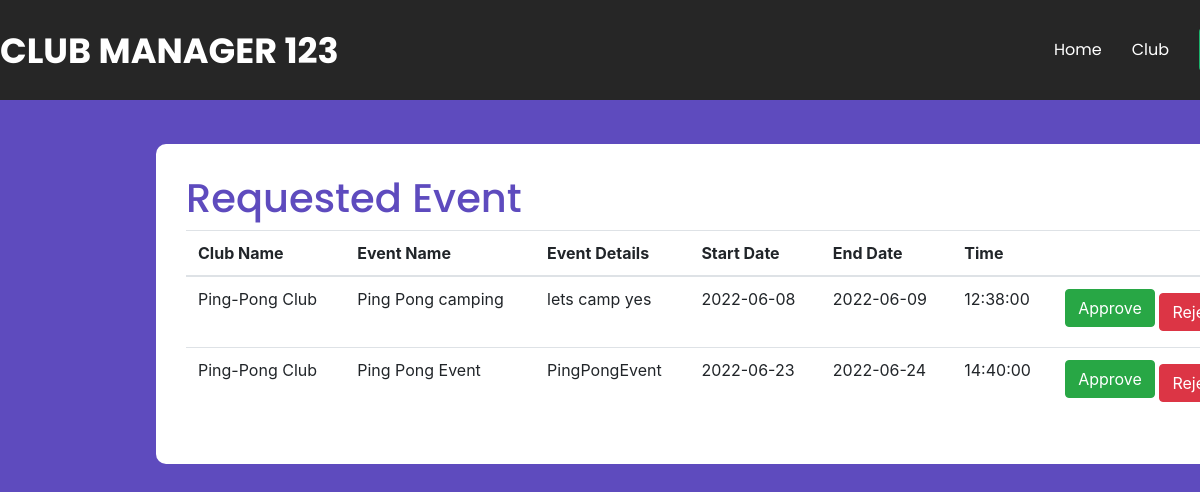
/php/adminEvent.php, run on the app's committed database.
### tables this page shows
CREATE TABLE IF NOT EXISTS `events` (
  `event_ID` int NOT NULL AUTO_INCREMENT,
  `club_ID` int NOT NULL,
  `club_name` varchar(20) NOT NULL,
  `event_name` varchar(255) NOT NULL,
  `event_details` varchar(255) NOT NULL,
  `start_date` date NOT NULL,
  `end_date` date NOT NULL,
  `time` time NOT NULL,
  `approval` tinyint(1) DEFAULT NULL,
  PRIMARY KEY (`event_ID`),
  KEY `club_ID` (`club_ID`),
  KEY `club_name` (`club_name`)
);

### php/adminEvent.php (the view, shortened to what this page needs)
<?php
include '../template/adminNavbar.php';
$sql = "SELECT * FROM events WHERE approval =0";
$result = mysqli_query($_SESSION["conn"], $sql);
?>
<!DOCTYPE html>
<html lang="en">
<head>
  <link rel="stylesheet" href="https://cdn.jsdelivr.net/npm/bootstrap@4.6.1/dist/css/bootstrap.min.css">
</head>
<body>
<div class="container">
  <h2>Requested Event</h2>
  <table class="table">
    <thead>
      <tr>
        <th>Club Name</th>
        <th>Event Name</th>
        <th>Event Details</th>
        <th>Start Date</th>
        <th>End Date</th>
        <th>Time</th>
        <th></th>
      </tr>
    </thead>
    <tbody>
<?php
if (mysqli_num_rows($result) > 0) {
  while($row = mysqli_fetch_assoc($result)) {
      ?>
      <tr>
        <td><?php echo $row["club_name"]?></td>
        <td><?php echo $row["event_name"]?></td>
        <td><?php echo $row["event_details"]?></td>
        <td><?php echo $row["start_date"]?></td>
        <td><?php echo $row["end_date"]?></td>
        <td><?php echo $row["time"]?></td>
        <td>
            <label class="btn btn-success" id='<?php echo $row["event_ID"]?>'>Approve</label>
            <button class="btn btn-danger" id='<?php echo $row["event_ID"]?>'>Reject</button>
        </td>
      </tr>
      <?php
  }
} else {
  echo "No Any Event Request yet.";
}
?>
</tbody>
  </table>
</div>
</body>
</html>

### css/navbar_.css (style rules this page uses)
* { margin: 0; padding: 0; list-style: none; text-decoration: none; }

### php/adminEvent.php (style rules this page uses)
html { overflow:scroll; }
body { background-color:rgb(94, 75, 190); }
.container { position:absolute; left:13%; top:18%; background-color:white; border-radius: 10px; padding:30px; }
h2 { color:rgb(94, 75, 190); font-family:'Poppins'; font-size: 40px; }

### data on the page
events: club_name "Ping-Pong Club", event_name "Ping Pong camping", event_details "lets camp yes", start_date "2022-06-08", end_date "2022-06-09", time "12:38:00"
events: club_name "Ping-Pong Club", event_name "Ping Pong Event", event_details "PingPongEvent", start_date "2022-06-23", end_date "2022-06-24", time "14:40:00"
